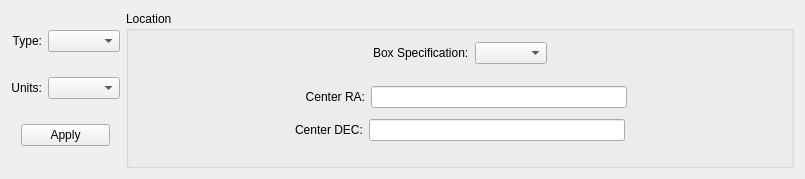
<?xml version="1.0" encoding="UTF-8"?>
<ui version="4.0">
 <class>SpectralPositioningWidgetClass</class>
 <widget class="QWidget" name="SpectralPositioningWidgetClass">
  <property name="geometry">
   <rect>
    <x>0</x>
    <y>0</y>
    <width>805</width>
    <height>179</height>
   </rect>
  </property>
  <property name="windowTitle">
   <string>SpectralPositioningWidget</string>
  </property>
  <layout class="QHBoxLayout" name="horizontalLayout">
   <item>
    <layout class="QVBoxLayout" name="verticalLayout_4">
     <item>
      <layout class="QHBoxLayout" name="horizontalLayout_18">
       <item>
        <widget class="QLabel" name="methodLabel">
         <property name="text">
          <string>&lt;font color='black'&gt;Type:&lt;/font&gt;</string>
         </property>
         <property name="alignment">
          <set>Qt::AlignRight|Qt::AlignTrailing|Qt::AlignVCenter</set>
         </property>
        </widget>
       </item>
       <item>
        <widget class="QComboBox" name="positionTypeComboBox">
         <property name="toolTip">
          <string/>
         </property>
        </widget>
       </item>
      </layout>
     </item>
     <item>
      <layout class="QHBoxLayout" name="horizontalLayout_10">
       <item>
        <widget class="QLabel" name="unitLabel">
         <property name="text">
          <string>&lt;font color='black'&gt;Units:&lt;/font&gt;</string>
         </property>
         <property name="alignment">
          <set>Qt::AlignRight|Qt::AlignTrailing|Qt::AlignVCenter</set>
         </property>
        </widget>
       </item>
       <item>
        <widget class="QComboBox" name="unitComboBox">
         <property name="toolTip">
          <string>Use world or pixel coordinates to specify the position.</string>
         </property>
        </widget>
       </item>
      </layout>
     </item>
     <item>
      <layout class="QHBoxLayout" name="horizontalLayout_19">
       <item>
        <spacer name="horizontalSpacer_4">
         <property name="orientation">
          <enum>Qt::Horizontal</enum>
         </property>
         <property name="sizeType">
          <enum>QSizePolicy::Fixed</enum>
         </property>
         <property name="sizeHint" stdset="0">
          <size>
           <width>10</width>
           <height>20</height>
          </size>
         </property>
        </spacer>
       </item>
       <item>
        <widget class="QPushButton" name="applyPositionButton">
         <property name="toolTip">
          <string>Sets the position of the spectrum to the coordinates specified.</string>
         </property>
         <property name="text">
          <string>Apply</string>
         </property>
        </widget>
       </item>
       <item>
        <spacer name="horizontalSpacer_5">
         <property name="orientation">
          <enum>Qt::Horizontal</enum>
         </property>
         <property name="sizeType">
          <enum>QSizePolicy::Fixed</enum>
         </property>
         <property name="sizeHint" stdset="0">
          <size>
           <width>10</width>
           <height>20</height>
          </size>
         </property>
        </spacer>
       </item>
      </layout>
     </item>
    </layout>
   </item>
   <item>
    <widget class="QGroupBox" name="groupBox">
     <property name="sizePolicy">
      <sizepolicy hsizetype="Preferred" vsizetype="Preferred">
       <horstretch>0</horstretch>
       <verstretch>0</verstretch>
      </sizepolicy>
     </property>
     <property name="title">
      <string>Location</string>
     </property>
     <layout class="QVBoxLayout" name="verticalLayout_5">
      <item>
       <layout class="QHBoxLayout" name="horizontalLayout_9" stretch="0,0,0">
        <property name="spacing">
         <number>-1</number>
        </property>
        <item>
         <spacer name="horizontalSpacer_2">
          <property name="orientation">
           <enum>Qt::Horizontal</enum>
          </property>
          <property name="sizeHint" stdset="0">
           <size>
            <width>40</width>
            <height>20</height>
           </size>
          </property>
         </spacer>
        </item>
        <item>
         <layout class="QHBoxLayout" name="horizontalLayout_8">
          <item>
           <widget class="QLabel" name="boxSpecLabel">
            <property name="sizePolicy">
             <sizepolicy hsizetype="Preferred" vsizetype="Fixed">
              <horstretch>0</horstretch>
              <verstretch>0</verstretch>
             </sizepolicy>
            </property>
            <property name="text">
             <string>&lt;!DOCTYPE HTML PUBLIC &quot;-//W3C//DTD HTML 4.0//EN&quot; &quot;http://www.w3.org/TR/REC-html40/strict.dtd&quot;&gt;
&lt;html&gt;&lt;head&gt;&lt;meta name=&quot;qrichtext&quot; content=&quot;1&quot; /&gt;&lt;style type=&quot;text/css&quot;&gt;
p, li { white-space: pre-wrap; }
&lt;/style&gt;&lt;/head&gt;&lt;body style=&quot; font-family:'Sans Serif'; font-size:9pt; font-weight:400; font-style:normal;&quot;&gt;
&lt;table style=&quot;-qt-table-type: root; margin-top:4px; margin-bottom:4px; margin-left:4px; margin-right:4px;&quot;&gt;
&lt;tr&gt;
&lt;td style=&quot;border: none;&quot;&gt;
&lt;p style=&quot; margin-top:0px; margin-bottom:0px; margin-left:0px; margin-right:0px; -qt-block-indent:0; text-indent:0px;&quot;&gt;&lt;span style=&quot; color:#000000;&quot;&gt;Box Specification:&lt;/span&gt;&lt;/p&gt;&lt;/td&gt;&lt;/tr&gt;&lt;/table&gt;&lt;/body&gt;&lt;/html&gt;</string>
            </property>
            <property name="alignment">
             <set>Qt::AlignRight|Qt::AlignTrailing|Qt::AlignVCenter</set>
            </property>
           </widget>
          </item>
          <item>
           <widget class="QComboBox" name="boxSpecCombo">
            <property name="toolTip">
             <string>Choose a method for specifying a rectangular region.</string>
            </property>
           </widget>
          </item>
         </layout>
        </item>
        <item>
         <spacer name="horizontalSpacer_3">
          <property name="orientation">
           <enum>Qt::Horizontal</enum>
          </property>
          <property name="sizeHint" stdset="0">
           <size>
            <width>40</width>
            <height>20</height>
           </size>
          </property>
         </spacer>
        </item>
       </layout>
      </item>
      <item>
       <widget class="QStackedWidget" name="stackedWidget">
        <property name="sizePolicy">
         <sizepolicy hsizetype="Preferred" vsizetype="MinimumExpanding">
          <horstretch>0</horstretch>
          <verstretch>0</verstretch>
         </sizepolicy>
        </property>
        <property name="minimumSize">
         <size>
          <width>0</width>
          <height>70</height>
         </size>
        </property>
        <property name="currentIndex">
         <number>1</number>
        </property>
        <widget class="QWidget" name="page">
         <layout class="QVBoxLayout" name="verticalLayout_6">
          <item>
           <layout class="QHBoxLayout" name="horizontalLayout_11">
            <item>
             <spacer name="horizontalSpacer_8">
              <property name="orientation">
               <enum>Qt::Horizontal</enum>
              </property>
              <property name="sizeHint" stdset="0">
               <size>
                <width>40</width>
                <height>20</height>
               </size>
              </property>
             </spacer>
            </item>
            <item>
             <widget class="QLabel" name="label">
              <property name="text">
               <string>&lt;!DOCTYPE HTML PUBLIC &quot;-//W3C//DTD HTML 4.0//EN&quot; &quot;http://www.w3.org/TR/REC-html40/strict.dtd&quot;&gt;
&lt;html&gt;&lt;head&gt;&lt;meta name=&quot;qrichtext&quot; content=&quot;1&quot; /&gt;&lt;style type=&quot;text/css&quot;&gt;
p, li { white-space: pre-wrap; }
&lt;/style&gt;&lt;/head&gt;&lt;body style=&quot; font-family:'Sans Serif'; font-size:9pt; font-weight:400; font-style:normal;&quot;&gt;
&lt;table style=&quot;-qt-table-type: root; margin-top:4px; margin-bottom:4px; margin-left:4px; margin-right:4px;&quot;&gt;
&lt;tr&gt;
&lt;td style=&quot;border: none;&quot;&gt;
&lt;p style=&quot; margin-top:0px; margin-bottom:0px; margin-left:0px; margin-right:0px; -qt-block-indent:0; text-indent:0px;&quot;&gt;&lt;span style=&quot; color:#000000;&quot;&gt;Center X:&lt;/span&gt;&lt;/p&gt;&lt;/td&gt;&lt;/tr&gt;&lt;/table&gt;&lt;/body&gt;&lt;/html&gt;</string>
              </property>
             </widget>
            </item>
            <item>
             <widget class="QLineEdit" name="pointXLineEdit">
              <property name="toolTip">
               <string>x-Coordinate in Pixels</string>
              </property>
             </widget>
            </item>
            <item>
             <spacer name="horizontalSpacer_9">
              <property name="orientation">
               <enum>Qt::Horizontal</enum>
              </property>
              <property name="sizeHint" stdset="0">
               <size>
                <width>40</width>
                <height>20</height>
               </size>
              </property>
             </spacer>
            </item>
           </layout>
          </item>
          <item>
           <layout class="QHBoxLayout" name="horizontalLayout_22">
            <item>
             <spacer name="horizontalSpacer_10">
              <property name="orientation">
               <enum>Qt::Horizontal</enum>
              </property>
              <property name="sizeHint" stdset="0">
               <size>
                <width>40</width>
                <height>20</height>
               </size>
              </property>
             </spacer>
            </item>
            <item>
             <widget class="QLabel" name="label_2">
              <property name="text">
               <string>&lt;font color='black'&gt;Center Y:&lt;/font&gt;</string>
              </property>
             </widget>
            </item>
            <item>
             <widget class="QLineEdit" name="pointYLineEdit">
              <property name="toolTip">
               <string>y-Coordinate in Pixels</string>
              </property>
             </widget>
            </item>
            <item>
             <spacer name="horizontalSpacer_11">
              <property name="orientation">
               <enum>Qt::Horizontal</enum>
              </property>
              <property name="sizeHint" stdset="0">
               <size>
                <width>40</width>
                <height>20</height>
               </size>
              </property>
             </spacer>
            </item>
           </layout>
          </item>
         </layout>
        </widget>
        <widget class="QWidget" name="page_3">
         <layout class="QVBoxLayout" name="verticalLayout_7">
          <item>
           <layout class="QHBoxLayout" name="horizontalLayout_21">
            <item>
             <spacer name="horizontalSpacer_12">
              <property name="orientation">
               <enum>Qt::Horizontal</enum>
              </property>
              <property name="sizeHint" stdset="0">
               <size>
                <width>40</width>
                <height>20</height>
               </size>
              </property>
             </spacer>
            </item>
            <item>
             <layout class="QHBoxLayout" name="horizontalLayout_12">
              <item>
               <widget class="QLabel" name="label_3">
                <property name="minimumSize">
                 <size>
                  <width>72</width>
                  <height>30</height>
                 </size>
                </property>
                <property name="text">
                 <string>&lt;font color='black'&gt;Center RA:&lt;/font&gt;</string>
                </property>
                <property name="alignment">
                 <set>Qt::AlignRight|Qt::AlignTrailing|Qt::AlignVCenter</set>
                </property>
               </widget>
              </item>
              <item>
               <widget class="QLineEdit" name="pointRALineEdit">
                <property name="minimumSize">
                 <size>
                  <width>256</width>
                  <height>0</height>
                 </size>
                </property>
                <property name="toolTip">
                 <string>Right Ascension Seconds</string>
                </property>
               </widget>
              </item>
             </layout>
            </item>
            <item>
             <spacer name="horizontalSpacer_13">
              <property name="orientation">
               <enum>Qt::Horizontal</enum>
              </property>
              <property name="sizeHint" stdset="0">
               <size>
                <width>40</width>
                <height>20</height>
               </size>
              </property>
             </spacer>
            </item>
           </layout>
          </item>
          <item>
           <layout class="QHBoxLayout" name="horizontalLayout_23">
            <item>
             <spacer name="horizontalSpacer_14">
              <property name="orientation">
               <enum>Qt::Horizontal</enum>
              </property>
              <property name="sizeHint" stdset="0">
               <size>
                <width>40</width>
                <height>20</height>
               </size>
              </property>
             </spacer>
            </item>
            <item>
             <layout class="QHBoxLayout" name="horizontalLayout_13">
              <item>
               <widget class="QLabel" name="label_4">
                <property name="text">
                 <string>&lt;font color='Black'&gt;Center DEC:&lt;/font&gt;</string>
                </property>
               </widget>
              </item>
              <item>
               <widget class="QLineEdit" name="pointDECLineEdit">
                <property name="minimumSize">
                 <size>
                  <width>256</width>
                  <height>0</height>
                 </size>
                </property>
                <property name="toolTip">
                 <string>Right Ascension Seconds</string>
                </property>
               </widget>
              </item>
             </layout>
            </item>
            <item>
             <spacer name="horizontalSpacer_15">
              <property name="orientation">
               <enum>Qt::Horizontal</enum>
              </property>
              <property name="sizeHint" stdset="0">
               <size>
                <width>40</width>
                <height>20</height>
               </size>
              </property>
             </spacer>
            </item>
           </layout>
          </item>
         </layout>
        </widget>
        <widget class="QWidget" name="page_4">
         <layout class="QVBoxLayout" name="verticalLayout">
          <item>
           <layout class="QHBoxLayout" name="horizontalLayout_20">
            <item>
             <spacer name="horizontalSpacer_6">
              <property name="orientation">
               <enum>Qt::Horizontal</enum>
              </property>
              <property name="sizeHint" stdset="0">
               <size>
                <width>40</width>
                <height>20</height>
               </size>
              </property>
             </spacer>
            </item>
            <item>
             <layout class="QGridLayout" name="gridLayout_3">
              <property name="verticalSpacing">
               <number>1</number>
              </property>
              <item row="0" column="0">
               <layout class="QHBoxLayout" name="horizontalLayout_14">
                <item>
                 <widget class="QLabel" name="pixX1Label">
                  <property name="text">
                   <string>&lt;!DOCTYPE HTML PUBLIC &quot;-//W3C//DTD HTML 4.0//EN&quot; &quot;http://www.w3.org/TR/REC-html40/strict.dtd&quot;&gt;
&lt;html&gt;&lt;head&gt;&lt;meta name=&quot;qrichtext&quot; content=&quot;1&quot; /&gt;&lt;style type=&quot;text/css&quot;&gt;
p, li { white-space: pre-wrap; }
&lt;/style&gt;&lt;/head&gt;&lt;body style=&quot; font-family:'Sans Serif'; font-size:9pt; font-weight:400; font-style:normal;&quot;&gt;
&lt;table border=&quot;0&quot; style=&quot;-qt-table-type: root; margin-top:4px; margin-bottom:4px; margin-left:4px; margin-right:4px;&quot;&gt;
&lt;tr&gt;
&lt;td style=&quot;border: none;&quot;&gt;
&lt;p style=&quot; margin-top:0px; margin-bottom:0px; margin-left:0px; margin-right:0px; -qt-block-indent:0; text-indent:0px;&quot;&gt;&lt;span style=&quot; color:#000000;&quot;&gt;BLC X:&lt;/span&gt;&lt;/p&gt;&lt;/td&gt;&lt;/tr&gt;&lt;/table&gt;&lt;/body&gt;&lt;/html&gt;</string>
                  </property>
                  <property name="alignment">
                   <set>Qt::AlignRight|Qt::AlignTrailing|Qt::AlignVCenter</set>
                  </property>
                 </widget>
                </item>
                <item>
                 <widget class="QLineEdit" name="boxPixBLCXLineEdit">
                  <property name="sizePolicy">
                   <sizepolicy hsizetype="Preferred" vsizetype="Fixed">
                    <horstretch>128</horstretch>
                    <verstretch>21</verstretch>
                   </sizepolicy>
                  </property>
                  <property name="minimumSize">
                   <size>
                    <width>128</width>
                    <height>21</height>
                   </size>
                  </property>
                  <property name="baseSize">
                   <size>
                    <width>128</width>
                    <height>21</height>
                   </size>
                  </property>
                  <property name="toolTip">
                   <string>x-Coordinate in Pixels</string>
                  </property>
                 </widget>
                </item>
               </layout>
              </item>
              <item row="0" column="1">
               <layout class="QHBoxLayout" name="horizontalLayout_16">
                <item>
                 <widget class="QLabel" name="pixX2Label">
                  <property name="minimumSize">
                   <size>
                    <width>45</width>
                    <height>0</height>
                   </size>
                  </property>
                  <property name="maximumSize">
                   <size>
                    <width>45</width>
                    <height>16777215</height>
                   </size>
                  </property>
                  <property name="text">
                   <string>&lt;font color='black'&gt;TRC X:&lt;/font&gt;</string>
                  </property>
                  <property name="alignment">
                   <set>Qt::AlignRight|Qt::AlignTrailing|Qt::AlignVCenter</set>
                  </property>
                 </widget>
                </item>
                <item>
                 <widget class="QLineEdit" name="boxPixTRCXLineEdit">
                  <property name="sizePolicy">
                   <sizepolicy hsizetype="Preferred" vsizetype="Fixed">
                    <horstretch>128</horstretch>
                    <verstretch>21</verstretch>
                   </sizepolicy>
                  </property>
                  <property name="toolTip">
                   <string>x-Coordinate in Pixels</string>
                  </property>
                 </widget>
                </item>
               </layout>
              </item>
              <item row="1" column="0">
               <layout class="QHBoxLayout" name="horizontalLayout_15">
                <item>
                 <widget class="QLabel" name="pixY1Label">
                  <property name="minimumSize">
                   <size>
                    <width>38</width>
                    <height>32</height>
                   </size>
                  </property>
                  <property name="text">
                   <string>&lt;!DOCTYPE HTML PUBLIC &quot;-//W3C//DTD HTML 4.0//EN&quot; &quot;http://www.w3.org/TR/REC-html40/strict.dtd&quot;&gt;
&lt;html&gt;&lt;head&gt;&lt;meta name=&quot;qrichtext&quot; content=&quot;1&quot; /&gt;&lt;style type=&quot;text/css&quot;&gt;
p, li { white-space: pre-wrap; }
&lt;/style&gt;&lt;/head&gt;&lt;body style=&quot; font-family:'Sans Serif'; font-size:9pt; font-weight:400; font-style:normal;&quot;&gt;
&lt;table style=&quot;-qt-table-type: root; margin-top:4px; margin-bottom:4px; margin-left:4px; margin-right:4px;&quot;&gt;
&lt;tr&gt;
&lt;td style=&quot;border: none;&quot;&gt;
&lt;p style=&quot; margin-top:0px; margin-bottom:0px; margin-left:0px; margin-right:0px; -qt-block-indent:0; text-indent:0px;&quot;&gt;&lt;span style=&quot; color:#000000;&quot;&gt;BLC Y:&lt;/span&gt;&lt;/p&gt;&lt;/td&gt;&lt;/tr&gt;&lt;/table&gt;&lt;/body&gt;&lt;/html&gt;</string>
                  </property>
                  <property name="alignment">
                   <set>Qt::AlignRight|Qt::AlignTrailing|Qt::AlignVCenter</set>
                  </property>
                 </widget>
                </item>
                <item>
                 <widget class="QLineEdit" name="boxPixBLCYLineEdit">
                  <property name="sizePolicy">
                   <sizepolicy hsizetype="Preferred" vsizetype="Fixed">
                    <horstretch>128</horstretch>
                    <verstretch>21</verstretch>
                   </sizepolicy>
                  </property>
                  <property name="maximumSize">
                   <size>
                    <width>128</width>
                    <height>21</height>
                   </size>
                  </property>
                  <property name="toolTip">
                   <string>y-Coordinate in Pixels</string>
                  </property>
                 </widget>
                </item>
               </layout>
              </item>
              <item row="1" column="1">
               <layout class="QHBoxLayout" name="horizontalLayout_17">
                <item>
                 <widget class="QLabel" name="pixY2Label">
                  <property name="minimumSize">
                   <size>
                    <width>45</width>
                    <height>34</height>
                   </size>
                  </property>
                  <property name="maximumSize">
                   <size>
                    <width>45</width>
                    <height>33</height>
                   </size>
                  </property>
                  <property name="text">
                   <string>&lt;font color='black'&gt;TRC Y:&lt;/font&gt;</string>
                  </property>
                  <property name="alignment">
                   <set>Qt::AlignRight|Qt::AlignTrailing|Qt::AlignVCenter</set>
                  </property>
                 </widget>
                </item>
                <item>
                 <widget class="QLineEdit" name="boxPixTRCYLineEdit">
                  <property name="sizePolicy">
                   <sizepolicy hsizetype="Preferred" vsizetype="Fixed">
                    <horstretch>128</horstretch>
                    <verstretch>21</verstretch>
                   </sizepolicy>
                  </property>
                  <property name="maximumSize">
                   <size>
                    <width>128</width>
                    <height>21</height>
                   </size>
                  </property>
                  <property name="toolTip">
                   <string>y-Coordinate in Pixels</string>
                  </property>
                 </widget>
                </item>
               </layout>
              </item>
             </layout>
            </item>
            <item>
             <spacer name="horizontalSpacer_7">
              <property name="orientation">
               <enum>Qt::Horizontal</enum>
              </property>
              <property name="sizeHint" stdset="0">
               <size>
                <width>40</width>
                <height>20</height>
               </size>
              </property>
             </spacer>
            </item>
           </layout>
          </item>
         </layout>
        </widget>
        <widget class="QWidget" name="page_2">
         <layout class="QHBoxLayout" name="horizontalLayout_4">
          <item>
           <layout class="QGridLayout" name="gridLayout">
            <item row="0" column="0">
             <layout class="QHBoxLayout" name="horizontalLayout_3">
              <item>
               <widget class="QLabel" name="ra1Label">
                <property name="minimumSize">
                 <size>
                  <width>53</width>
                  <height>21</height>
                 </size>
                </property>
                <property name="maximumSize">
                 <size>
                  <width>60</width>
                  <height>32</height>
                 </size>
                </property>
                <property name="text">
                 <string>&lt;!DOCTYPE HTML PUBLIC &quot;-//W3C//DTD HTML 4.0//EN&quot; &quot;http://www.w3.org/TR/REC-html40/strict.dtd&quot;&gt;
&lt;html&gt;&lt;head&gt;&lt;meta name=&quot;qrichtext&quot; content=&quot;1&quot; /&gt;&lt;style type=&quot;text/css&quot;&gt;
p, li { white-space: pre-wrap; }
&lt;/style&gt;&lt;/head&gt;&lt;body style=&quot; font-family:'Sans Serif'; font-size:9pt; font-weight:400; font-style:normal;&quot;&gt;
&lt;table border=&quot;0&quot; style=&quot;-qt-table-type: root; margin-top:4px; margin-bottom:4px; margin-left:4px; margin-right:4px;&quot;&gt;
&lt;tr&gt;
&lt;td style=&quot;border: none;&quot;&gt;
&lt;p style=&quot; margin-top:0px; margin-bottom:0px; margin-left:0px; margin-right:0px; -qt-block-indent:0; text-indent:0px;&quot;&gt;&lt;span style=&quot; color:#000000;&quot;&gt;TLC RA:&lt;/span&gt;&lt;/p&gt;&lt;/td&gt;&lt;/tr&gt;&lt;/table&gt;&lt;/body&gt;&lt;/html&gt;</string>
                </property>
                <property name="alignment">
                 <set>Qt::AlignRight|Qt::AlignTrailing|Qt::AlignVCenter</set>
                </property>
               </widget>
              </item>
              <item>
               <widget class="QLineEdit" name="blcxLineEdit"/>
              </item>
             </layout>
            </item>
            <item row="0" column="1">
             <layout class="QHBoxLayout" name="horizontalLayout_2">
              <item>
               <widget class="QLabel" name="ra2Label">
                <property name="sizePolicy">
                 <sizepolicy hsizetype="Preferred" vsizetype="Preferred">
                  <horstretch>53</horstretch>
                  <verstretch>32</verstretch>
                 </sizepolicy>
                </property>
                <property name="minimumSize">
                 <size>
                  <width>60</width>
                  <height>32</height>
                 </size>
                </property>
                <property name="maximumSize">
                 <size>
                  <width>60</width>
                  <height>32</height>
                 </size>
                </property>
                <property name="text">
                 <string>&lt;!DOCTYPE HTML PUBLIC &quot;-//W3C//DTD HTML 4.0//EN&quot; &quot;http://www.w3.org/TR/REC-html40/strict.dtd&quot;&gt;
&lt;html&gt;&lt;head&gt;&lt;meta name=&quot;qrichtext&quot; content=&quot;1&quot; /&gt;&lt;style type=&quot;text/css&quot;&gt;
p, li { white-space: pre-wrap; }
&lt;/style&gt;&lt;/head&gt;&lt;body style=&quot; font-family:'Sans Serif'; font-size:9pt; font-weight:400; font-style:normal;&quot;&gt;
&lt;table border=&quot;0&quot; style=&quot;-qt-table-type: root; margin-top:4px; margin-bottom:4px; margin-left:4px; margin-right:4px;&quot;&gt;
&lt;tr&gt;
&lt;td style=&quot;border: none;&quot;&gt;
&lt;p style=&quot; margin-top:0px; margin-bottom:0px; margin-left:0px; margin-right:0px; -qt-block-indent:0; text-indent:0px;&quot;&gt;&lt;span style=&quot; color:#000000;&quot;&gt;Length:&lt;/span&gt;&lt;/p&gt;&lt;/td&gt;&lt;/tr&gt;&lt;/table&gt;&lt;/body&gt;&lt;/html&gt;</string>
                </property>
                <property name="alignment">
                 <set>Qt::AlignRight|Qt::AlignTrailing|Qt::AlignVCenter</set>
                </property>
               </widget>
              </item>
              <item>
               <widget class="QLineEdit" name="trcxLineEdit"/>
              </item>
             </layout>
            </item>
            <item row="1" column="0">
             <layout class="QHBoxLayout" name="horizontalLayout_7">
              <item>
               <widget class="QLabel" name="dec1Label">
                <property name="maximumSize">
                 <size>
                  <width>60</width>
                  <height>32</height>
                 </size>
                </property>
                <property name="text">
                 <string>&lt;!DOCTYPE HTML PUBLIC &quot;-//W3C//DTD HTML 4.0//EN&quot; &quot;http://www.w3.org/TR/REC-html40/strict.dtd&quot;&gt;
&lt;html&gt;&lt;head&gt;&lt;meta name=&quot;qrichtext&quot; content=&quot;1&quot; /&gt;&lt;style type=&quot;text/css&quot;&gt;
p, li { white-space: pre-wrap; }
&lt;/style&gt;&lt;/head&gt;&lt;body style=&quot; font-family:'Sans Serif'; font-size:9pt; font-weight:400; font-style:normal;&quot;&gt;
&lt;table border=&quot;0&quot; style=&quot;-qt-table-type: root; margin-top:4px; margin-bottom:4px; margin-left:4px; margin-right:4px;&quot;&gt;
&lt;tr&gt;
&lt;td style=&quot;border: none;&quot;&gt;
&lt;p style=&quot; margin-top:0px; margin-bottom:0px; margin-left:0px; margin-right:0px; -qt-block-indent:0; text-indent:0px;&quot;&gt;&lt;span style=&quot; color:#000000;&quot;&gt;TLC DEC:&lt;/span&gt;&lt;/p&gt;&lt;/td&gt;&lt;/tr&gt;&lt;/table&gt;&lt;/body&gt;&lt;/html&gt;</string>
                </property>
                <property name="alignment">
                 <set>Qt::AlignRight|Qt::AlignTrailing|Qt::AlignVCenter</set>
                </property>
               </widget>
              </item>
              <item>
               <widget class="QLineEdit" name="blcyLineEdit"/>
              </item>
             </layout>
            </item>
            <item row="1" column="1">
             <layout class="QHBoxLayout" name="horizontalLayout_6">
              <item>
               <widget class="QLabel" name="dec2Label">
                <property name="sizePolicy">
                 <sizepolicy hsizetype="Preferred" vsizetype="Preferred">
                  <horstretch>53</horstretch>
                  <verstretch>32</verstretch>
                 </sizepolicy>
                </property>
                <property name="minimumSize">
                 <size>
                  <width>60</width>
                  <height>32</height>
                 </size>
                </property>
                <property name="maximumSize">
                 <size>
                  <width>60</width>
                  <height>32</height>
                 </size>
                </property>
                <property name="text">
                 <string>&lt;!DOCTYPE HTML PUBLIC &quot;-//W3C//DTD HTML 4.0//EN&quot; &quot;http://www.w3.org/TR/REC-html40/strict.dtd&quot;&gt;
&lt;html&gt;&lt;head&gt;&lt;meta name=&quot;qrichtext&quot; content=&quot;1&quot; /&gt;&lt;style type=&quot;text/css&quot;&gt;
p, li { white-space: pre-wrap; }
&lt;/style&gt;&lt;/head&gt;&lt;body style=&quot; font-family:'Sans Serif'; font-size:9pt; font-weight:400; font-style:normal;&quot;&gt;
&lt;table border=&quot;0&quot; style=&quot;-qt-table-type: root; margin-top:4px; margin-bottom:4px; margin-left:4px; margin-right:4px;&quot;&gt;
&lt;tr&gt;
&lt;td style=&quot;border: none;&quot;&gt;
&lt;p style=&quot; margin-top:0px; margin-bottom:0px; margin-left:0px; margin-right:0px; -qt-block-indent:0; text-indent:0px;&quot;&gt;&lt;span style=&quot; color:#000000;&quot;&gt;Height:&lt;/span&gt;&lt;/p&gt;&lt;/td&gt;&lt;/tr&gt;&lt;/table&gt;&lt;/body&gt;&lt;/html&gt;</string>
                </property>
                <property name="alignment">
                 <set>Qt::AlignRight|Qt::AlignTrailing|Qt::AlignVCenter</set>
                </property>
               </widget>
              </item>
              <item>
               <widget class="QLineEdit" name="trcyLineEdit"/>
              </item>
             </layout>
            </item>
           </layout>
          </item>
         </layout>
        </widget>
       </widget>
      </item>
     </layout>
    </widget>
   </item>
  </layout>
 </widget>
 <layoutdefault spacing="6" margin="11"/>
 <resources/>
 <connections/>
</ui>
